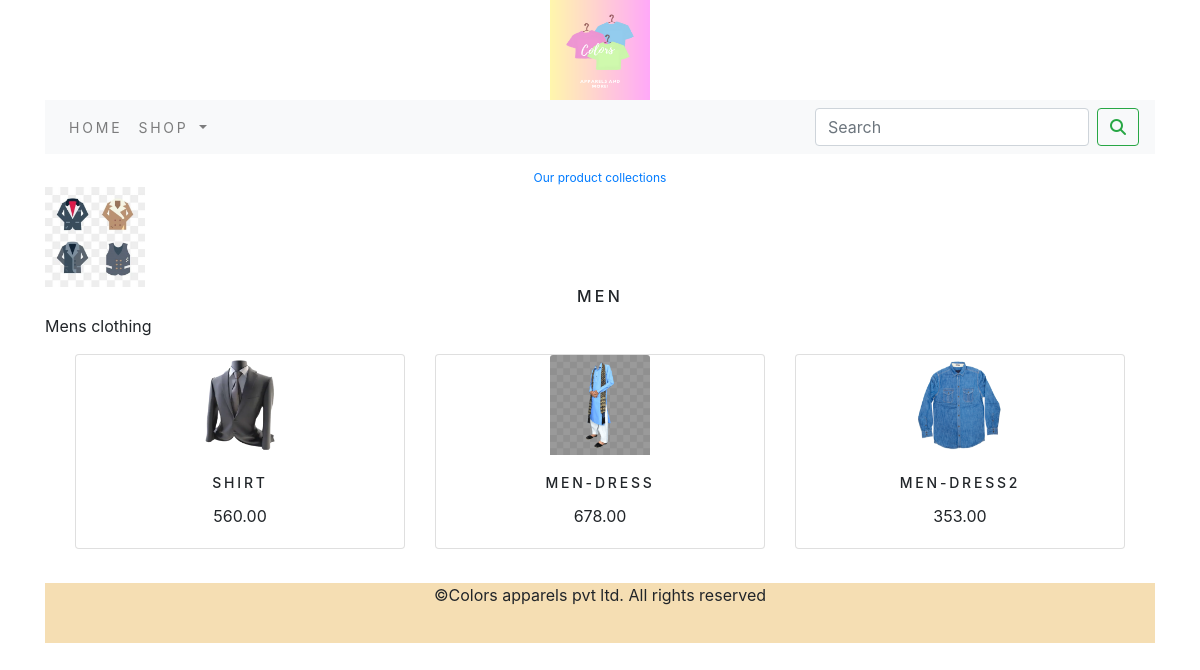
/Men/, run on the app's committed database.
### ecommerce_app/models.py (models this page shows, shortened)
class Category(models.Model):
    name = models.CharField(max_length=250, unique=True)
    slug = models.SlugField(max_length=250, unique=True)
    description = models.TextField(blank=True)
    image = models.ImageField(upload_to='category', blank=True)
    class Meta:
        ordering = ('name',)
        verbose_name = 'category'
        verbose_name_plural = 'categories'
    def get_url(self):
        return reverse('ecommerce_app:products_by_category', args=[self.slug])

class Product(models.Model):
    name = models.CharField(max_length=250, unique=True)
    slug = models.SlugField(max_length=250, unique=True)
    description = models.TextField(blank=True)
    image = models.ImageField(upload_to='product', blank=True)
    category = models.ForeignKey(Category, on_delete=models.CASCADE)
    price = models.DecimalField(max_digits=10, decimal_places=2)
    stock = models.IntegerField()
    available = models.BooleanField(default=True)
    created = models.DateTimeField(auto_now_add=True)
    updated = models.DateTimeField(auto_now=True)
    class Meta:
        ordering = ('name',)
        verbose_name = 'product'
        verbose_name_plural = 'products'
    def get_url(self):
        return  reverse('ecommerce_app:proCatDetail',args=[self.category.slug,self.slug])

### ecommerce_app/views.py (the view)
# urls.py: path('',views.allProdCat,name='allProdCat'),
def allProdCat(request, c_slug=None):
    c_page = None
    products_list = None
    if c_slug != None:
        c_page = get_object_or_404(Category, slug=c_slug)
        products_list = Product.objects.all().filter(category=c_page, available=True)
    else:
        products_list = Product.objects.all().filter(available=True)
    paginator = Paginator(products_list, 6)
    try:
        page = int(request.GET.get('page', '1'))
    except:
        page = 1
    try:
        products = paginator.page(page)
    except (EmptyPage, InvalidPage):
        products = paginator.page(paginator.num_pages)
    return render(request, "category.html", {'category': c_page, 'products': products})

### cart/context_processors.py (called while the page is built)
def counter(requset):
    item_count = 0
    if 'admin' in requset.path:
        return {}
    else:
        try:
            cart = Cart.objects.filter(cart_id=_cart_id(requset))
            cart_items = CartItem.objects.all().filter(cart=cart[:1])
            for cart_item in cart_items:
                item_count += cart_item.quantity
        except Cart.DoesNotExist:
            item_count = 0
    return dict(item_count=item_count)

### cart/views.py (called while the page is built)
def _cart_id(request):
    cart = request.session.session_key
    if not cart:
        cart = request.session.create()
    return cart

### ecommerce_app/context_processors.py (called while the page is built)
def menu_links(request):
    links = Category.objects.all()
    return dict(links=links)

### templates/category.html (shortened to what this page needs)
{% extends 'base.html' %}
{% load static %}
{% block content %}
    {% if category %}
        <div>
            <div class="row my_row_class">
            <div class="mx-auto">
                <a href="{% url 'ecommerce_app:allProdCat' %}">Our product collections</a>
            </div>
            </div>
        </div>
    {% endif %}
    {% if category %}
    <div class="mx-auto" >
        <img class="my-image" src = "{{ category.image.url }}" alt ="{{category.name}}" style="height:100px;width:100px;"  >
    </div>
    <div>
        <h1 class="text-center my-title">{{category.name}}</h1>
        <p class="text-justify">{{category.description}}</p>
    </div>
    {% endif %}
    <div class="container">
        <div class="row mx-auto">
        {% for product in products.object_list %}
            <div class="my-bottom-margin col-9 col-sm-12 col-md-4  xol-lg-4">
                <div class="card text-center" style="min-width:18rem;">
                     <a href="{{product.get_url}}"><img class="card-img-top my-image" src = "{{ product.image.url}}" alt="{{product.name}}" style="height:100px;width:100px"></a>
                    <div class="card-body">
                    <h4 class="card-title">{{product.name}}</h4>
                    <p class="card-text">{{product.price}}</p>
                </div>
                </div>
             </div>
        {% endfor %}
        </div>
            <br>
        </div>
{% endblock %}

### static/css/custom.css (style rules this page uses)
body { font-family: 'Raleway', sans-serif; }
.my_row_class { padding-top: 15px; }
.my_row_class .mx-auto { color:black; font-size: 12px; }
.my-image { width :100%; height:auto; }
.my-title { font-size:16px; text-transform:uppercase; letter-spacing: .2em; }
.my-bottom-margin { margin-bottom: 10px; }
.card-body h4 { letter-spacing : .2em; font-size : 14px; text-transform :uppercase; }

### data on the page
Category: image (picture), name "MEN", description "Mens clothing"
Product: image (picture), name "SHIRT", price "560.00"
Product: image (picture), name "MEN-DRESS", price "678.00"
Product: image (picture), name "MEN-DRESS2", price "353.00"
